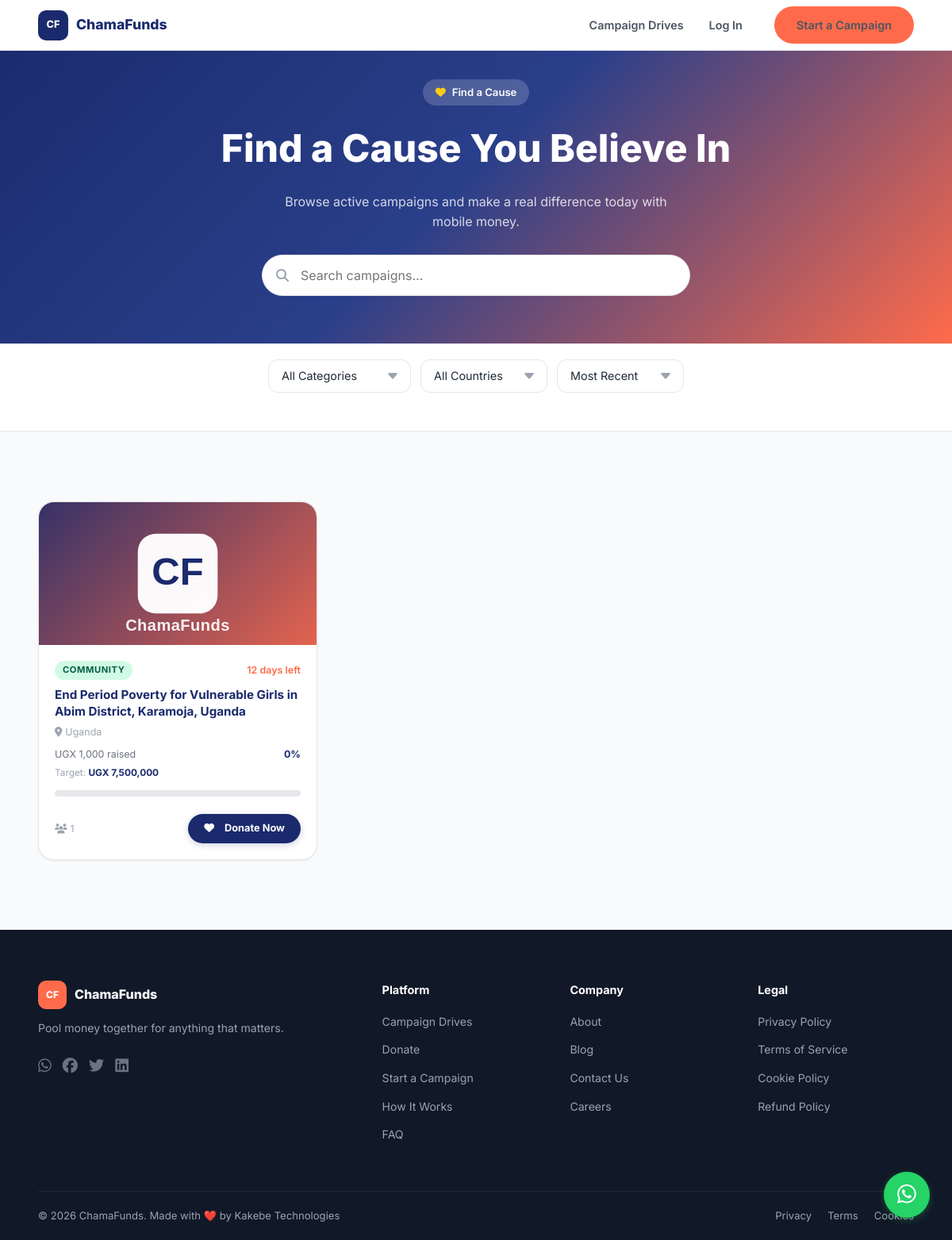
The app's page /donate.php with its own data.
### tables this page shows
CREATE TABLE `campaigns` (
  `campaign_id` int(11) NOT NULL,
  `campaigner_id` int(11) NOT NULL,
  `display_name` varchar(120) DEFAULT NULL,
  `title` varchar(150) NOT NULL,
  `slug` varchar(150) NOT NULL,
  `description` text NOT NULL,
  `category` varchar(50) NOT NULL,
  `goal_amount` decimal(15,2) NOT NULL,
  `currency` varchar(3) NOT NULL DEFAULT 'UGX',
  `raised_amount` decimal(15,2) DEFAULT 0.00,
  `contributor_count` int(11) DEFAULT 0,
  `image_url` varchar(500) DEFAULT NULL,
  `mobile_money_number` varchar(20) NOT NULL,
  `mobile_money_network` varchar(50) NOT NULL,
  `status` enum('draft','active','paused','suspended','completed','flagged') DEFAULT 'draft',
  `start_date` timestamp NOT NULL DEFAULT current_timestamp(),
  `end_date` timestamp NULL DEFAULT NULL,
  `country` varchar(50) NOT NULL,
  `is_featured` tinyint(1) DEFAULT 0,
  `view_count` int(11) DEFAULT 0,
  `share_count` int(11) DEFAULT 0,
  `created_at` timestamp NOT NULL DEFAULT current_timestamp(),
  `updated_at` timestamp NOT NULL DEFAULT current_timestamp() ON UPDATE current_timestamp(),
  `multiple_images` longtext DEFAULT NULL CHECK (json_valid(`multiple_images`))
);

### donate.php (the view, shortened to what this page needs)
<?php
require_once __DIR__ . '/includes/config.php';
$result = $conn->query(
    "SELECT c.*, u.full_name AS campaigner_name,
            ROUND((c.raised_amount / c.goal_amount) * 100, 1) AS pct,
            DATEDIFF(c.end_date, NOW()) AS days_left
     FROM campaigns c
     JOIN users u ON c.campaigner_id = u.user_id
     WHERE c.status = 'active'
     ORDER BY c.created_at DESC"
);
$campaigns = [];
while ($r = $result->fetch_assoc()) $campaigns[] = $r;
include __DIR__ . '/includes/header.php';
?>
<section class="hero-gradient" style="padding:100px 0 60px;">
  <div class="container" style="text-align:center;">
    <div class="hero-badge" style="display:inline-flex;margin-bottom:16px;"><i class="fas fa-heart" style="color:#facc15;"></i> Find a Cause</div>
    <h1 style="font-size:clamp(1.8rem,4vw,3rem);font-weight:800;color:#fff;margin-bottom:16px;">Find a Cause You Believe In</h1>
    <p style="color:rgba(255,255,255,.8);max-width:500px;margin:0 auto 28px;font-size:1rem;">Browse active campaigns and make a real difference today with mobile money.</p>
    <div style="max-width:540px;margin:0 auto;position:relative;">
      <input type="text" id="campaignSearch" placeholder="Search campaigns…" class="form-input" style="padding-left:48px;font-size:1rem;border-radius:99px;height:52px;" />
      <i class="fas fa-search" style="position:absolute;left:18px;top:50%;transform:translateY(-50%);color:#9ca3af;font-size:1rem;"></i>
    </div>
  </div>
</section>
<section style="background:#fff;border-bottom:1px solid #e5e7eb;padding:20px 0;position:sticky;top:64px;z-index:100;">
  <div class="container">
    <div class="filter-bar" style="justify-content:center;">
      <select id="categoryFilter" class="form-input" style="max-width:180px;">
        <option value="">All Categories</option>
      </select>
      <select id="countryFilter" class="form-input" style="max-width:160px;">
        <option value="">All Countries</option>
      </select>
      <select id="sortFilter" class="form-input" style="max-width:160px;">
        <option value="most-recent">Most Recent</option>
      </select>
    </div>
  </div>
</section>
<section class="section" style="background:#f9fafb;">
  <div class="container">
    <div id="campaignsGrid" class="campaigns-grid">
      <?php foreach ($campaigns as $c):
        $pct     = min(100, (float)$c['pct']);
        $daysLeft= (int)$c['days_left'];
        $daysStr = $daysLeft > 0 ? "$daysLeft days left" : 'Ended';
        $catLower= strtolower($c['category']);
        $gallery = campaignCardGallery($conn, $c['campaign_id']);
        $image   = !empty($gallery) ? $gallery[0] : imgUrl($c['image_url'] ?: '');
      ?>
      <a href="<?= BASE ?>/campaign-detail.php?id=<?= $c['campaign_id'] ?>"
         class="card campaign-card filterable-card"
         style="text-decoration:none;color:inherit;"
         data-title="<?= htmlspecialchars(strtolower($c['title'])) ?>"
         data-category="<?= $catLower ?>"
         data-country="<?= strtolower($c['country']) ?>"
         data-pct="<?= $pct ?>"
         data-days="<?= $daysLeft ?>">
        <?php if (!empty($gallery)): ?>
          <?= renderCardImageSlider($gallery, $c['title']) ?>
        <?php elseif ($image): ?>
          <img class="card-img" src="<?= htmlspecialchars($image) ?>" alt="<?= htmlspecialchars($c['title']) ?>" loading="lazy" />
        <?php else: ?>
          <div class="card-img-placeholder"><?= $catLower === 'medical' ? '🏥' : ($catLower === 'education' ? '📚' : ($catLower === 'emergency' ? '🆘' : '🌟')) ?></div>
        <?php endif; ?>
        <div class="card-body">
          <div class="campaign-meta">
            <span class="category-badge badge-<?= $catLower ?>"><?= htmlspecialchars($c['category']) ?></span>
            <span class="days-left" <?= $daysLeft <= 3 ? 'style="color:#ef4444;"' : '' ?>><?= $daysStr ?></span>
          </div>
          <p class="campaign-title"><?= htmlspecialchars($c['title']) ?></p>
          <p style="font-size:.78rem;color:#9ca3af;margin-bottom:8px;"><i class="fas fa-map-marker-alt" style="margin-right:4px;"></i><?= htmlspecialchars($c['country']) ?></p>
          <div class="campaign-stats">
            <span><?= $c['currency'] ?> <?= number_format($c['raised_amount']) ?> raised</span>
            <span style="font-weight:700;color:#1A2A6C;"><?= $pct ?>%</span>
          </div>
          <div style="font-size:.74rem;color:#9ca3af;margin-bottom:4px;">
            Target: <strong style="color:#1A2A6C;"><?= $c['currency'] ?> <?= number_format($c['goal_amount']) ?></strong>
          </div>
          <div class="progress-wrap"><div class="progress-fill" data-width="<?= $pct ?>%"></div></div>
          <div class="campaign-footer">
            <span class="contributors-count"><i class="fas fa-users" style="margin-right:4px;"></i><?= $c['contributor_count'] ?></span>
            <span class="btn btn-primary btn-sm"><i class="fas fa-heart" style="margin-right:5px;"></i>Donate Now</span>
          </div>
        </div>
      </a>
      <?php endforeach; ?>
    </div>
  </div>
</section>
<?php include __DIR__ . '/includes/footer.php'; ?>

### includes/config.php (shortened to what this page needs)
<?php
function imgUrl($url) {
    if (strpos($url, 'http') === 0) {
        $isLocal = strpos($_SERVER['HTTP_HOST'] ?? '', 'localhost') !== false;
        return $isLocal ? $url : preg_replace('#^http://#', 'https://', $url);
    }
    return BASE . '/' . ltrim($url, '/');
}
function campaignCardGallery($conn, $campaignId, $limit = 5) {
    $cid    = (int)$campaignId;
    $limit  = (int)$limit;
    $result = $conn->query(
        "SELECT image_url FROM campaign_images WHERE campaign_id = $cid ORDER BY sort_order ASC LIMIT $limit"
    );
    $urls = [];
    if ($result) {
        while ($row = $result->fetch_assoc()) $urls[] = imgUrl($row['image_url']);
    }
    return $urls;
}
function renderSliderImages($images, $alt, $imgClass = 'card-img') {
    $alt  = htmlspecialchars($alt);
    $html = '';
    foreach ($images as $i => $url) {
        $active = $i === 0 ? ' active' : '';
        $html .= '<img class="' . $imgClass . ' card-slider-img' . $active . '" src="' . htmlspecialchars($url) . '" alt="' . $alt . '" loading="lazy" />';
    }
    return $html;
}
function renderCardImageSlider($images, $alt) {
    return '<div class="card-slider">' . renderSliderImages($images, $alt) . '</div>';
}
?>

### css/style.css (style rules this page uses)
:root { --navy: #1A2A6C; --navy-dark: #111d4e; --coral: #FF6B4A; --coral-dark: #e85a3a; --gray-50: #f9fafb; --gray-100: #f3f4f6; --gray-200: #e5e7eb; --gray-400: #9ca3af; --gray-500: #6b7280; --gray-600: #4b5563; --gray-800: #1f2937; --gray-900: #111827; --green-500: #10b981; --yellow-400: #facc15; --white: #ffffff; --shadow-sm: 0 1px 3px rgba(0,0,0,.08); --shadow-md: 0 4px 16px rgba(26,42,108,.10); --shadow-lg: 0 8px 32px rgba(26,42,108,.14); --radius-sm: 8px; --radius-md: 12px; --radius-lg: 20px; --radius-xl: 28px; --max-w: 1280px; --transition: all .2s ease; }
*, *::before, *::after { box-sizing: border-box; margin: 0; padding: 0; }
html { scroll-behavior: smooth; }
body { font-family: 'Inter', sans-serif; font-size: 16px; line-height: 1.6; color: var(--gray-800); background: var(--white); }
img { max-width: 100%; display: block; }
a { text-decoration: none; color: inherit; }
input, select, textarea { font-family: inherit; }
.container { width: 100%; max-width: var(--max-w); margin: 0 auto; padding: 0 48px; }
:root { --max-w: 1400px; }
.section { padding: 88px 0; }
.btn { display: inline-flex; align-items: center; gap: 8px; padding: 12px 28px; border-radius: 99px; font-weight: 700; font-size: .9rem; transition: var(--transition); white-space: nowrap; }
.btn-primary { background: var(--coral); color: var(--white); }
.campaign-footer .btn-primary { background: var(--navy); box-shadow: 0 2px 8px rgba(26,42,108,.22); }
.btn-sm { padding: 8px 20px; font-size: .8rem; }
.card { background: var(--white); border-radius: var(--radius-lg); border: 1px solid var(--gray-200); box-shadow: var(--shadow-sm); overflow: hidden; transition: var(--transition); }
.card-body { padding: 20px; }
.card-img { width: 100%; height: 180px; object-fit: cover; }
.card-slider { position: relative; width: 100%; height: 180px; overflow: hidden; }
.card-slider-img { position: absolute; inset: 0; width: 100%; height: 100%; object-fit: cover; opacity: 0; transition: opacity 1s ease, transform .35s ease; }
.card-slider-img.active { opacity: 1; }
.progress-wrap { height: 8px; background: var(--gray-200); border-radius: 99px; overflow: hidden; margin: 8px 0; }
.campaign-card { display: flex; flex-direction: column; }
.campaign-card .card-body { flex: 1; display: flex; flex-direction: column; }
.campaign-meta { display: flex; align-items: center; justify-content: space-between; margin-bottom: 8px; }
.category-badge { font-size: .7rem; font-weight: 700; padding: 3px 10px; border-radius: 99px; text-transform: uppercase; letter-spacing: .05em; }
.badge-community { background: #d1fae5; color: #065f46; }
.campaign-title { font-weight: 700; color: var(--navy); font-size: .95rem; line-height: 1.4; margin-bottom: 6px; }
.campaign-stats { display: flex; justify-content: space-between; font-size: .78rem; color: var(--gray-500); margin-bottom: 4px; }
.campaign-footer { display: flex; justify-content: space-between; align-items: center; margin-top: auto; padding-top: 14px; }
.contributors-count { font-size: .78rem; color: var(--gray-400); }
.days-left { font-size: .78rem; color: var(--coral); font-weight: 600; }
.campaigns-grid { display: grid; grid-template-columns: repeat(3, 1fr); gap: 24px; }
.form-input { width: 100%; padding: 12px 16px; border: 1.5px solid var(--gray-200); border-radius: var(--radius-md); font-size: .9rem; color: var(--gray-800); background: var(--white); outline: none; transition: var(--transition); }
select.form-input { appearance: none; background-repeat: no-repeat; background-position: right 14px center; padding-right: 40px; }
.hero-gradient { background: linear-gradient(135deg, var(--navy) 0%, #2a3f8a 50%, var(--coral) 100%); color: var(--white); }
.hero-badge { display: inline-flex; align-items: center; gap: 8px; background: rgba(255,255,255,.18); backdrop-filter: blur(4px); padding: 6px 16px; border-radius: 99px; font-size: .82rem; font-weight: 600; margin-bottom: 20px; }
.filter-bar { display: flex; flex-wrap: wrap; gap: 12px; align-items: center; margin-bottom: 28px; }
.filter-bar .form-input { max-width: 220px; }
a.campaign-card { cursor: pointer; }
a.campaign-card .btn { pointer-events: none; }

### records on screen
campaigns: category "COMMUNITY", daysStr "12 days left", title "End Period Poverty for Vulnerable Girls in Abim District, Karamoja, Uganda", country "Uganda", currency "UGX", raised_amount "1,000", pct "0", goal_amount "7,500,000", contributor_count "1"
